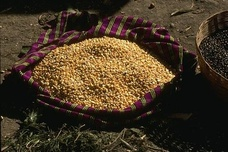
#> input picture images/jpg/58060.jpg, 228 x 152 px, shrunk from 481 x 321 before the run, given in place of trailer.jpg, which was not available
$ python 01_histogram_match.py   (older library calls are emulated)
#> lines starting #> are read from the running program, lines starting #| are printed output that depends on the picture; pictures that were not available may be replaced by others from this repository, and a replacement may not be noted
from PIL import Image
from pylab import *
import numpy as np
import matplotlib.pyplot as plt

def im_hist(im):
    hist = np.zeros(256, dtype=np.int)
    width = im.shape[0]
    height = im.shape[1]
    for i in range(width):
        for j in range(height):
            a = im[i,j]
            hist[a] += 1
    return hist

def cum_sum(hist):
    cum_hist = np.copy(hist)
    for i in range(1,len(hist)):
        cum_hist[i] = hist[i] + cum_hist[i-1]
    return cum_hist

def hist_match(img, img_ref):
    width = img.shape[0]
    height = img.shape[1]
    hist_img = im_hist(img)
    hist_ref = im_hist(img_ref)
    cum_img = cum_sum(hist_img)
    cum_ref = cum_sum(hist_ref)
    cum_img = cum_img/max(cum_img)
    cum_ref = cum_ref/max(cum_ref)
    n = 255
    img_val_eq = (cum_img/max(cum_img)*n).round()
    img_ref_eq = (cum_ref/max(cum_ref)*n).round()
    new_values = np.zeros((n))
    img_new = np.copy(img)
    j = 0
    for i in range(n):
        while True:
            if j > n-2 or abs(img_val_eq[i]-img_ref_eq[j])<abs(img_val_eq[i]-img_ref_eq[j+1]):
                new_values[i] = j
                break
            j = j + 1
    for i in range(n):
        img_new[img==i] = new_values[i]
    return img_new

im1 = np.array(Image.open('./images/jpg/trailer.jpg'))
#> im1 is the input picture: shape (152, 228, 3); mean R, G, B 69.4, 54.5, 35.8
im2 = np.array(Image.open('./images/jpg/tomato.jpg'))
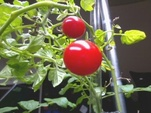
#> input picture images/jpg/tomato.jpg, 151 x 113 px, shrunk from 318 x 238 before the run, found by its file name
#> im2 is the input picture: shape (113, 151, 3); mean R, G, B 115.2, 111.8, 79.4
im1_matched = np.zeros(im1.shape)
im1_matched[:,:,0] = hist_match(im1[:,:,0] ,im2[:,:,0])
#> after the loop in im_hist, `for i in range(width):`: hist = 256 values, max 3371 at index 10, min 6 at index 0, mean 135.4
#> in hist_match, `hist_img = im_hist(img)`: hist_img has the same summary as hist in im_hist
#> in hist_match, `hist_ref = im_hist(img_ref)`: hist_ref = 256 values, max 401 at index 34, min 0 at index 0, mean 66.65
#> in cum_sum, `cum_hist = np.copy(hist)`: cum_hist has the same summary as hist in im_hist
#> after the loop in cum_sum, `for i in range(1,len(hist)):`: cum_hist = 256 values from 6 to 34656
#> in hist_match, `cum_ref = cum_sum(hist_ref)`: cum_ref = 256 values from 0 to 17063
#> in hist_match, `cum_img = cum_img/max(cum_img)`: cum_img = 256 values from 0.000173 to 1
#> in hist_match, `cum_ref = cum_ref/max(cum_ref)`: cum_ref = 256 values from 0 to 1
#> in hist_match, `img_val_eq = (cum_img/max(cum_img)*n).round()`: img_val_eq = 256 values from 0 to 255
im1_matched[:,:,1] = hist_match(im1[:,:,1] ,im2[:,:,1])
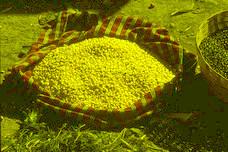
#> im1_matched: shape (152, 228, 3) float64; mean R, G, B 116.4, 113.4, 0
im1_matched[:,:,2] = hist_match(im1[:,:,2] ,im2[:,:,2])
#> in hist_match (call 3), `hist_img = im_hist(img)`: hist_img = 256 values, max 3314 at index 11, min 0 at index 170, mean 135.4
#> in hist_match (call 3), `hist_img = im_hist(img)`:
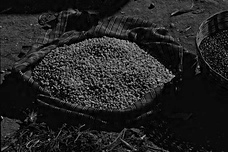
#> img: shape (152, 228); min 0, max 201, mean 35.8
#> in hist_match (call 3), `hist_ref = im_hist(img_ref)`: hist_ref = 256 values, max 403 at index 34, min 0 at index 1, mean 66.65
#> in hist_match (call 3), `hist_ref = im_hist(img_ref)`:
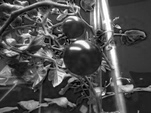
#> img_ref: shape (113, 151); min 0, max 255, mean 79.4
#> in hist_match (call 3), `cum_img = cum_sum(hist_img)`: cum_img = 256 values from 1140 to 34656
#> in hist_match (call 3), `cum_ref = cum_sum(hist_ref)`: cum_ref = 256 values from 14 to 17063
#> in hist_match (call 3), `cum_img = cum_img/max(cum_img)`: cum_img = 256 values from 0.0329 to 1
#> in hist_match (call 3), `cum_ref = cum_ref/max(cum_ref)`: cum_ref = 256 values from 0.00082 to 1
#> in hist_match (call 3), `img_val_eq = (cum_img/max(cum_img)*n).round()`: img_val_eq = 256 values from 8 to 255
#> after the loop in hist_match (call 3), `for i in range(n):`:
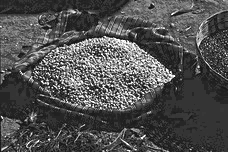
#> img_new: shape (152, 228); min 23, max 254, mean 80.6
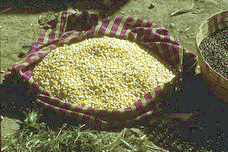
#> im1_matched: shape (152, 228, 3) float64; mean R, G, B 116.4, 113.4, 80.6
im1_matched = uint8(im1_matched)
plt.imshow(im1_matched)
plt.show()
plt.plot(im_hist(im2[:,:,0]))
plt.show()
#> figure, not shown here; curve peaks at x = 34, y = 401
plt.plot(im_hist(im1_matched[:,:,0]))
plt.show()
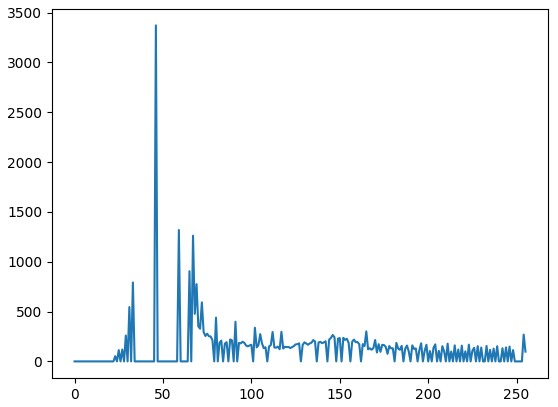
#> figure drawn by matplotlib, 1 panel; curve peaks at x = 46, y = 3371
